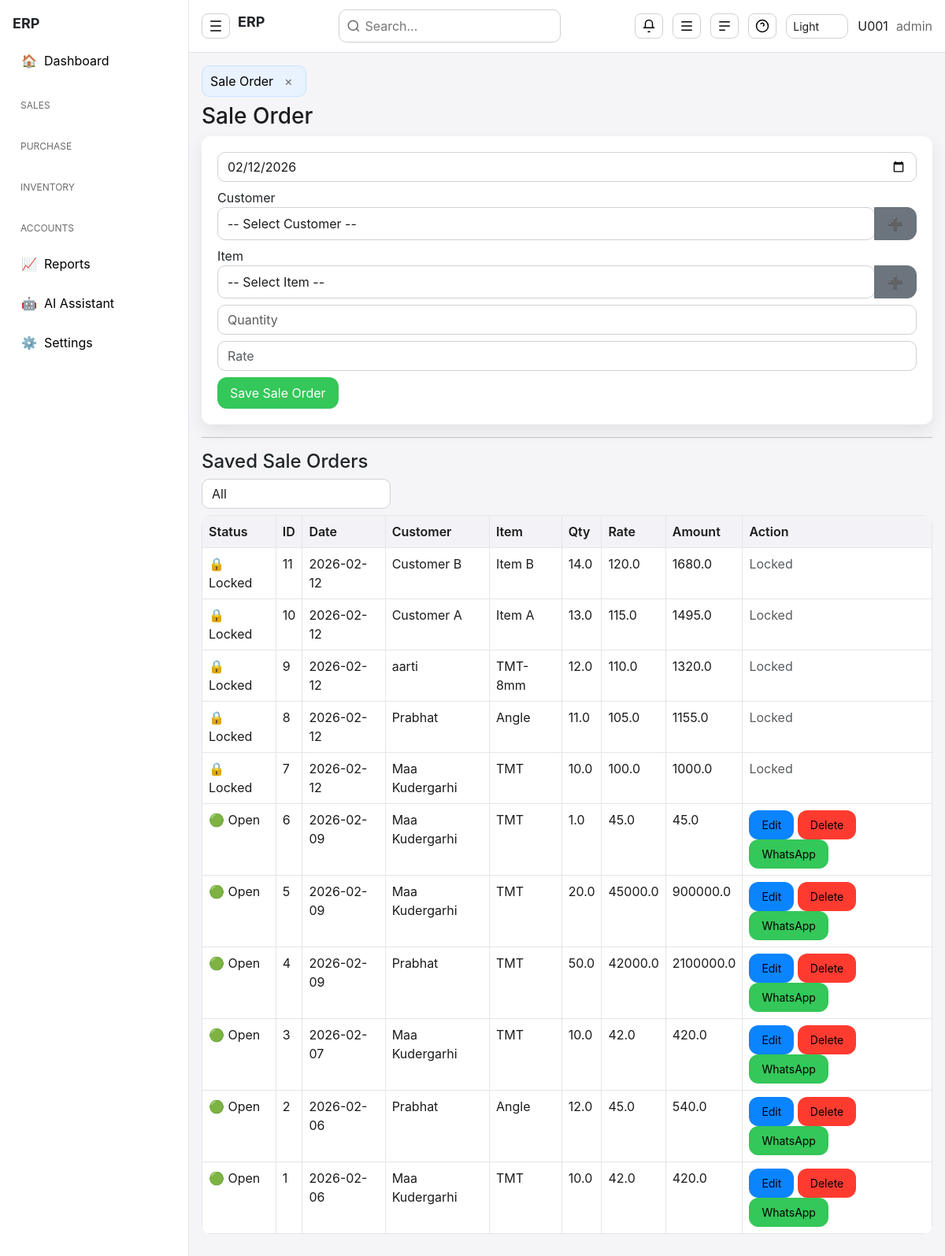
The page /sale (signed in) on the database its author committed.
### tables this page shows
CREATE TABLE sale_orders(
 so_id INTEGER PRIMARY KEY AUTOINCREMENT,
 so_date TEXT,
 acc_id INTEGER,
 item_id INTEGER,
 child_item TEXT,
 qty REAL,
 rate REAL,
 supplied_qty REAL DEFAULT 0,
 amount REAL,
 user_code TEXT
, status TEXT DEFAULT 'OPEN');

CREATE TABLE acc_mast(
 acc_id INTEGER PRIMARY KEY AUTOINCREMENT,
 acc_name TEXT,
 acc_type TEXT
, mobile TEXT, pan TEXT, gstin TEXT, address TEXT, city TEXT, state TEXT);

CREATE TABLE item_mast(
 item_id INTEGER PRIMARY KEY AUTOINCREMENT,
 item_name TEXT
);

### app.py (the view, shortened to what this page needs)
@app.route("/sale",methods=["GET","POST"])
def sale():
    if "user" not in session:
        return redirect("/")
    con=db()
    customers=con.execute("""
        SELECT acc_id,acc_name,mobile,city,state
        FROM acc_mast
        WHERE acc_type='Customer'
        ORDER BY acc_name
    """).fetchall()
    items=con.execute("SELECT * FROM item_mast ORDER BY item_name").fetchall()
    rows=con.execute("""
    SELECT so_id,so_date,acc_name,item_name,qty,rate,amount,status,acc_mast.mobile
    FROM sale_orders
    JOIN acc_mast ON sale_orders.acc_id=acc_mast.acc_id
    JOIN item_mast ON sale_orders.item_id=item_mast.item_id
    ORDER BY so_id DESC
""").fetchall()
    return render_template("sale_order.html",
        customers=customers,
        items=items,
        rows=rows,
        today=today()
    )

### app.py (called while the page is built)
def today():
    return date.today().isoformat()

def db():
    con = getattr(g, "_db", None)
    if con is None:
        con = sqlite3.connect(DB)
        con.row_factory = sqlite3.Row
        g._db = con
    return con

def so_token(so_id:int)->str:
    key = app.secret_key.encode()
    msg = f"so:{so_id}".encode()
    return hmac.new(key, msg, hashlib.sha256).hexdigest()

### templates/sale_order.html (shortened to what this page needs)
{% extends "base.html" %}
{% block content %}
<h3>Sale Order</h3>
<form method="post">
<input type="date" name="date"
class="form-control mb-2"
value="{{ today }}" required>
<label>Customer</label>
<div class="input-group mb-2">
<select name="acc_id" class="form-control" required>
<option value="">-- Select Customer --</option>
</select>
<button type="button"
class="btn btn-secondary"
onclick="openCustomer()">➕</button>
</div>
<label>Item</label>
<div class="input-group mb-2">
<select name="item_id" class="form-control" required>
<option value="">-- Select Item --</option>
</select>
<button type="button"
class="btn btn-secondary"
onclick="openItem()">➕</button>
</div>
<input name="qty"
class="form-control mb-2"
placeholder="Quantity" required>
<input name="rate"
class="form-control mb-2"
placeholder="Rate" required>
<button class="btn btn-success">Save Sale Order</button>
</form>
<hr>
<h4>Saved Sale Orders</h4>
<div class="mb-2" style="max-width:240px">
  <select id="saleStatusFilter" class="form-select">
    <option value="ALL">All</option>
  </select>
</div>
<table class="table table-bordered">
<tr>
<th>Status</th>
<th>ID</th>
<th>Date</th>
<th>Customer</th>
<th>Item</th>
<th>Qty</th>
<th>Rate</th>
<th>Amount</th>
<th>Action</th>
</tr>
<tbody id="saleTableBody">
{% for r in rows %}
<tr data-status="{{ r[7] or 'OPEN' }}">
<td>
{% if r[7] == "LOCKED" %}
🔒 Locked
{% else %}
🟢 Open
{% endif %}
</td>
<td>{{r[0]}}</td>
<td>{{r[1]}}</td>
<td>{{r[2]}}</td>
<td>{{r[3]}}</td>
<td>{{r[4]}}</td>
<td>{{r[5]}}</td>
<td>{{r[6]}}</td>
<td>
{% if r[7] == "LOCKED" %}
<span class="text-muted">Locked</span>
{% else %}
  {% if session.role in ["admin","manager"] %}
  <a href="/sale_edit/{{r[0]}}" class="btn btn-primary btn-sm">Edit</a>
  <a href="/sale_delete/{{r[0]}}" class="btn btn-danger btn-sm">Delete</a>
  {% else %}
  <span class="text-muted">View Only</span>
  {% endif %}
  {% set preview_url = url_for('so_preview', so_id=r[0], token=so_token(r[0]), _external=True) %}
  {% set msg = 'Sale Order #' ~ r[0] ~ ' for ' ~ r[2] ~ ' (' ~ r[3] ~ ') Qty ' ~ r[4] ~ ' Rate ' ~ r[5] ~ ' Amount ' ~ r[6] ~ '. Review and accept: ' ~ preview_url %}
  {% if r[8] %}
  <a class="btn btn-success btn-sm" target="_blank" href="https://wa.me/{{r[8]}}?text={{msg|urlencode}}">WhatsApp</a>
  {% else %}
  <a class="btn btn-success btn-sm" target="_blank" href="https://wa.me/?text={{msg|urlencode}}">WhatsApp</a>
  {% endif %}
{% endif %}
</td>
</tr>
{% endfor %}
</tbody>
</table>
{% endblock %}

### templates/base.html (shortened to what this page needs)
<!doctype html>
<html>
<head>
<link href="https://cdn.jsdelivr.net/npm/bootstrap@5.3.2/dist/css/bootstrap.min.css" rel="stylesheet">
<link href="/static/css/style.css" rel="stylesheet">
</head>
<body>
{% set logged_in = session.user is defined and session.user %}
{% if logged_in %}
  <div class="layout">
    <aside class="sidebar">
      <div class="brand">ERP</div>
      <nav class="menu">
        {% set path = request.path if request else '' %}
        <a href="/dashboard" class="menu-item {% if path.startswith('/dashboard') %}active{% endif %}" title="Dashboard"><span class="icon">🏠</span><span class="label">Dashboard</span></a>
        <div class="menu-group">
          <button class="menu-title collapsible" data-target="group-sales">Sales</button>
        </div>
        <div class="menu-group">
          <button class="menu-title collapsible" data-target="group-purchase">Purchase</button>
        </div>
        <div class="menu-group">
          <button class="menu-title collapsible" data-target="group-inventory">Inventory</button>
        </div>
        <div class="menu-group">
          <button class="menu-title collapsible" data-target="group-accounts">Accounts</button>
        </div>
        <a href="/control_report" class="menu-item {% if path.startswith('/control_report') %}active{% endif %}" title="Reports"><span class="icon">📈</span><span class="label">Reports</span></a>
        <a href="/ai" class="menu-item {% if path.startswith('/ai') %}active{% endif %}" title="AI Assistant"><span class="icon">🤖</span><span class="label">AI Assistant</span></a>
        <a href="#" class="menu-item" title="Settings"><span class="icon">⚙️</span><span class="label">Settings</span></a>
      </nav>
    </aside>
    <main class="main">
      <header class="topbar">
        <div class="top-left">
          <button class="icon-btn" id="collapseBtn" title="Collapse Sidebar">
            <svg xmlns="http://www.w3.org/2000/svg" width="18" height="18" viewBox="0 0 24 24" fill="none" stroke="currentColor" stroke-width="2"><path d="M3 4h18M3 12h18M3 20h18"/></svg>
          </button>
          <div class="brand">ERP</div>
        </div>
        <div class="top-center">
          <div class="search-wrap">
            <svg class="search-icon" xmlns="http://www.w3.org/2000/svg" width="18" height="18" viewBox="0 0 24 24" fill="none" stroke="currentColor" stroke-width="2"><circle cx="11" cy="11" r="8"/><path d="m21 21-4.3-4.3"/></svg>
            <input class="search" placeholder="Search…">
          </div>
        </div>
        <div class="top-right">
          <button class="icon-btn" id="notifBtn">
            <svg xmlns="http://www.w3.org/2000/svg" width="18" height="18" viewBox="0 0 24 24" fill="none" stroke="currentColor" stroke-width="2"><path d="M6 8a6 6 0 1 1 12 0v5l2 2H4l2-2Z"/><path d="M13.73 21a2 2 0 0 1-3.46 0"/></svg>
          </button>
          <button class="icon-btn" id="rightToggle" title="AI Pane">
            <svg xmlns="http://www.w3.org/2000/svg" width="18" height="18" viewBox="0 0 24 24" fill="none" stroke="currentColor" stroke-width="2"><path d="M3 5h18M3 12h18M3 19h18"/></svg>
          </button>
          <button class="icon-btn" id="bottomToggle" title="Console">
            <svg xmlns="http://www.w3.org/2000/svg" width="18" height="18" viewBox="0 0 24 24" fill="none" stroke="currentColor" stroke-width="2"><path d="M3 5h18M3 12h18M3 19h10"/></svg>
          </button>
          <div class="dropdown">
            <button class="icon-btn" id="helpBtn">
              <svg xmlns="http://www.w3.org/2000/svg" width="18" height="18" viewBox="0 0 24 24" fill="none" stroke="currentColor" stroke-width="2"><circle cx="12" cy="12" r="10"/><path d="M9.09 9a3 3 0 0 1 5.83 1c0 1.5-1 2-2 2"/><path d="M12 17h.01"/></svg>
            </button>
          </div>
          <select id="themeSelect" class="form-select form-select-sm" style="max-width:130px">
            <option value="light">Light</option>
          </select>
          <div class="user">
            <span class="user-name">{{session.user or ''}}</span>
            <span class="user-role">{{session.role or ''}}</span>
          </div>
        </div>
      </header>
      <section class="content">
        <div id="tabsBar" class="tabs"></div>
{% endif %}
        {% block content %}{% endblock %}
{% if logged_in %}
      </section>
    </main>
  </div>
{% endif %}
</body>
</html>

### static/css/style.css (style rules this page uses)
body { background:#f5f5f7; font-family: -apple-system,BlinkMacSystemFont, "Segoe UI",Roboto,Ubuntu; }
* { box-sizing:border-box }
.layout { display:grid;grid-template-columns:240px 1fr;min-height:100vh }
.sidebar { background:#ffffff;border-right:1px solid #e5e5ea;padding:16px }
.brand { font-weight:700;font-size:18px;margin-bottom:12px }
.menu { display:flex;flex-direction:column;gap:6px }
.menu-item { padding:10px 12px;border-radius:10px;color:#1c1c1e;display:flex;align-items:center;gap:10px }
.menu-item span.icon { width:18px;display:inline-flex;justify-content:center }
.menu-item .label { white-space:nowrap }
.menu-group { margin-top:8px }
.menu-title { font-size:12px;color:#6c6c70;margin:8px 0 4px 4px;text-transform:uppercase;background:none;border:none;text-align:left;padding:4px 6px;border-radius:6px }
.menu-title.collapsible { cursor:pointer }
.main { display:flex;flex-direction:column;transform:scale(var(--center-scale));transform-origin:top left;transition:transform .2s }
.topbar { display:flex;justify-content:space-between;align-items:center;padding:12px 16px;border-bottom:1px solid #e5e5ea;background:#ffffff;position:sticky;top:0;z-index:5 }
.top-left { display:flex;gap:10px;align-items:center }
.top-center { flex:1;display:flex;justify-content:center }
.top-right { display:flex;gap:12px;align-items:center }
.search-wrap { position:relative;width:60% }
.search-icon { position:absolute;left:10px;top:50%;transform:translateY(-50%);color:#6c6c70 }
.search { width:100%;border:1px solid #d1d1d6;border-radius:10px;padding:8px 32px 8px 32px }
.user { display:flex;gap:10px;color:#6c6c70 }
.user-name { color:#1c1c1e }
.content { padding:16px }
.icon-btn { border:1px solid #d1d1d6;background:#fff;border-radius:8px;padding:6px 8px;display:flex;align-items:center }
.dropdown { position:relative }
.tabs { display:flex;gap:6px;flex-wrap:wrap;margin-bottom:8px }
body { --center-scale:1 }
.btn { border-radius:12px; padding:8px 16px; }
.btn-primary { background:#0a84ff;border:none }
.btn-success { background:#34c759;border:none }
.btn-danger { background:#ff3b30;border:none }
input, select { background:#ffffff !important; color:#1c1c1e !important; border-radius:10px !important; border:1px solid #d1d1d6 !important; }
.table { background:#ffffff; border-radius:12px; overflow:hidden; }
.table th { background:#f2f2f7; color:#1c1c1e; font-weight:600; }
.table td { color:#1c1c1e }
.table th, .table td { border:1px solid #e5e5ea !important }
a { color:#0a84ff;text-decoration:none }
h1,h2,h3 { color:#1c1c1e }
form { background:#ffffff; padding:20px; border-radius:12px; box-shadow:0 8px 20px rgba(0,0,0,0.08); }
table,.table { border-collapse:collapse !important }
html:not([data-theme="dark"]) a { color:#000 !important }

### rows shown on the page
sale_orders: status "🔒 Locked", so_id "11", so_date "2026-02-12", acc_name "Customer B", item_name "Item B", qty "14.0", rate "120.0", amount "1680.0"
sale_orders: status "🔒 Locked", so_id "10", so_date "2026-02-12", acc_name "Customer A", item_name "Item A", qty "13.0", rate "115.0", amount "1495.0"
sale_orders: status "🔒 Locked", so_id "9", so_date "2026-02-12", acc_name "aarti", item_name "TMT-8mm", qty "12.0", rate "110.0", amount "1320.0"
sale_orders: status "🔒 Locked", so_id "8", so_date "2026-02-12", acc_name "Prabhat", item_name "Angle", qty "11.0", rate "105.0", amount "1155.0"
sale_orders: status "🔒 Locked", so_id "7", so_date "2026-02-12", acc_name "Maa Kudergarhi", item_name "TMT", qty "10.0", rate "100.0", amount "1000.0"
sale_orders: status "🟢 Open", so_id "6", so_date "2026-02-09", acc_name "Maa Kudergarhi", item_name "TMT", qty "1.0", rate "45.0", amount "45.0"
sale_orders: status "🟢 Open", so_id "5", so_date "2026-02-09", acc_name "Maa Kudergarhi", item_name "TMT", qty "20.0", rate "45000.0", amount "900000.0"
sale_orders: status "🟢 Open", so_id "4", so_date "2026-02-09", acc_name "Prabhat", item_name "TMT", qty "50.0", rate "42000.0", amount "2100000.0"
sale_orders: status "🟢 Open", so_id "3", so_date "2026-02-07", acc_name "Maa Kudergarhi", item_name "TMT", qty "10.0", rate "42.0", amount "420.0"
sale_orders: status "🟢 Open", so_id "2", so_date "2026-02-06", acc_name "Prabhat", item_name "Angle", qty "12.0", rate "45.0", amount "540.0"
sale_orders: status "🟢 Open", so_id "1", so_date "2026-02-06", acc_name "Maa Kudergarhi", item_name "TMT", qty "10.0", rate "42.0", amount "420.0"

### other values the page prints
{{ session.user or '' }} "U001"
{{ session.role or '' }} "admin"
